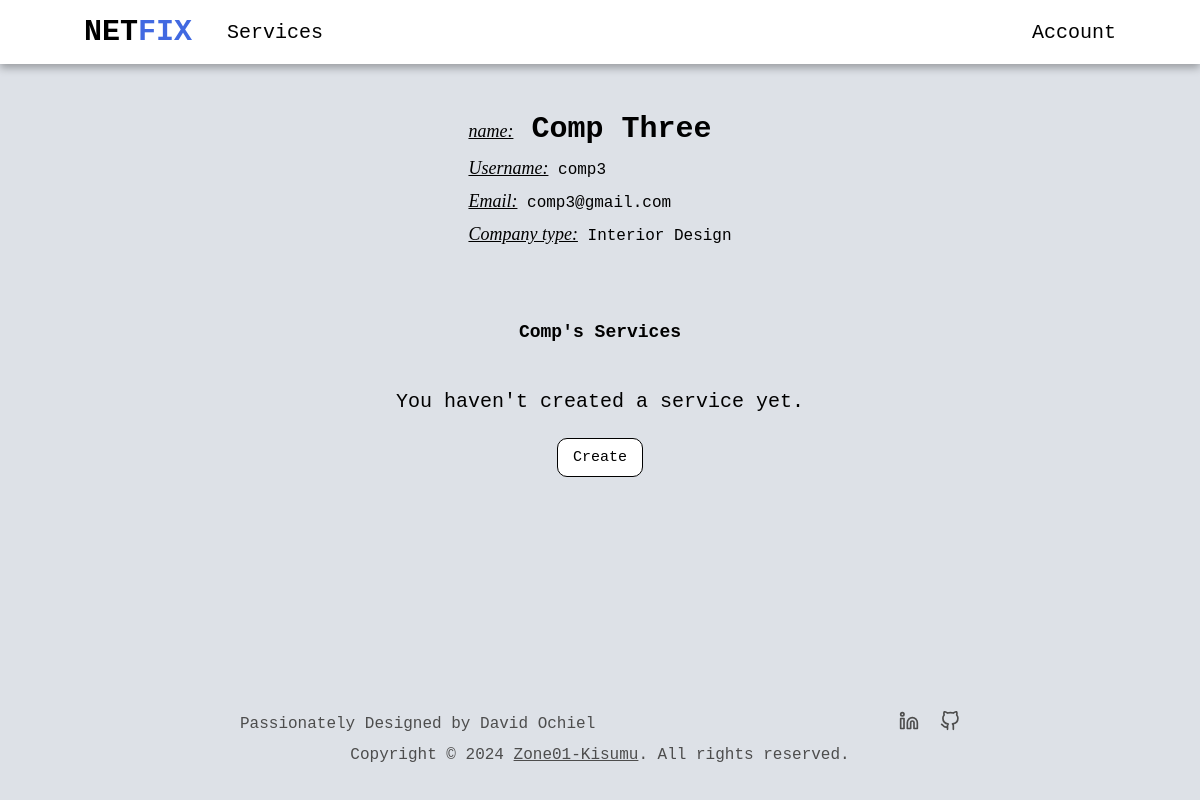
/company/comp3/, run on an earlier commit of the app's database.
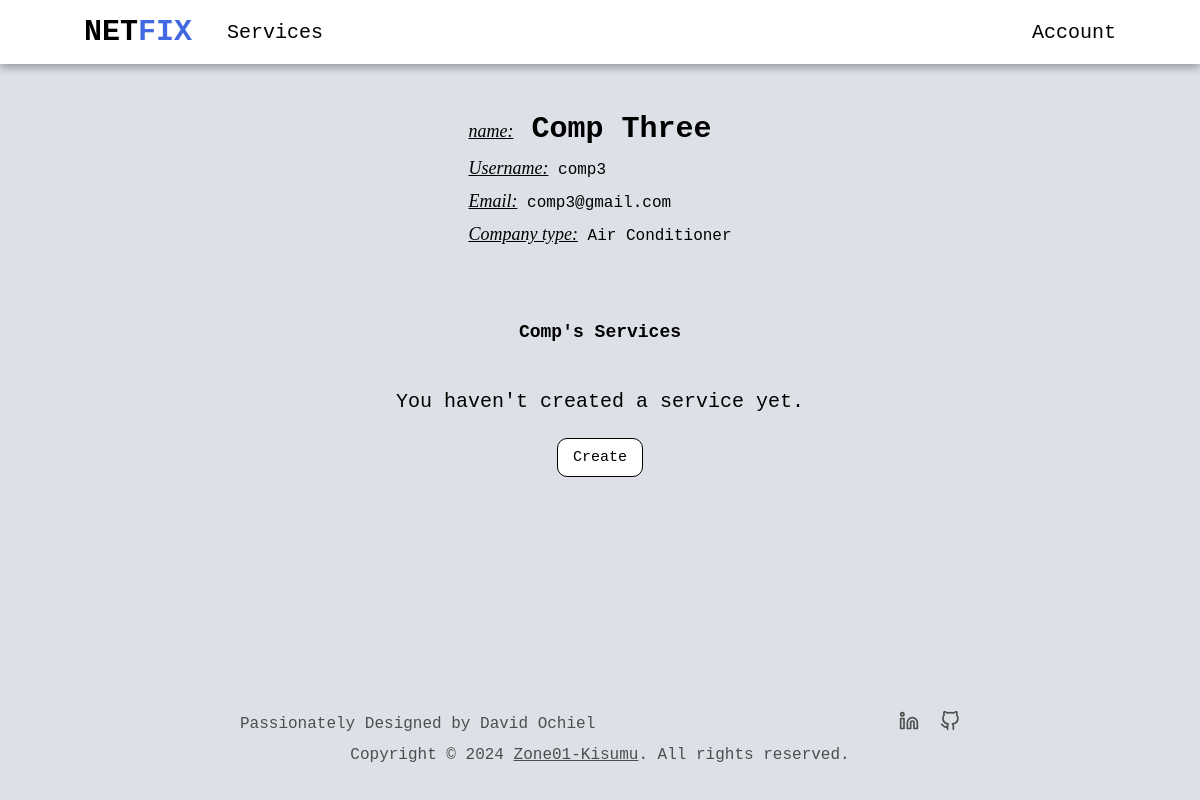
And on a later commit of the database.
### users/models.py (models this page shows, shortened)
class User(AbstractUser):
    is_company = models.BooleanField(default=False)
    is_customer = models.BooleanField(default=False)
    email = models.EmailField(max_length=100, unique=True)
    username = models.CharField(max_length=100, unique=True)
    id = models.UUIDField(default=uuid.uuid4, unique=True, primary_key=True, editable=False) # override the default id field
    USERNAME_FIELD = 'email'
    REQUIRED_FIELDS = ['username']

class Company(models.Model):
    user = models.OneToOneField(User, on_delete=models.CASCADE, primary_key=True)
    choices = (
        ('Air Conditioner', 'Air Conditioner'),
        ('All in One', 'All in One'),
        ('Carpentry', 'Carpentry'),
        ('Electricity', 'Electricity'),
        ('Gardening', 'Gardening'),
        ('Home Machines', 'Home Machines'),
        ('Housekeeping', 'Housekeeping'),
        ('Interior Design', 'Interior Design'),
        ('Locks', 'Locks'),
        ('Painting', 'Painting'),
        ('Plumbing', 'Plumbing'),
        ('Water Heaters', 'Water Heaters'),
    )
    field = models.CharField(max_length=30, blank=False, null=False, default="", choices=choices)
    class Meta:
        verbose_name = 'Company'
        verbose_name_plural = 'Companies'

### users/views.py (the view)
# urls.py: path('company/<str:username>/', v.company_profile, name='company_profile'),
def company_profile(request, username):
    user = User.objects.get(username=username)
    services = user.company.service_set.all().order_by('-date')
    context = {
        "profile": user,
        'services': services,
    }
    return render(request, "users/profile.html", context)

### users/templates/users/profile.html
{% extends 'main/base.html' %}
{% block content %}
<section class="non-hero-container">
    {% if request.user.is_authenticated and user.username == profile.username and user.is_customer %}
    <div class="profile-details-header customer-details-header">
        <div class="header-content">
            <h1 class="full-name">
                <span class="profile-usher">name:</span> <span>{{profile.first_name}}
                </span><span>{{profile.last_name}}</span>
            </h1>
            <p class="username"><span class="profile-usher">Username:</span> {{profile.username}}</p>
            <p class="email"><span class="profile-usher">Email:</span> {{profile.email}}</p>
            <p class="age"><span class="profile-usher">Your age is:</span> {{age}} years old</p>
            <p class="age"><span class="profile-usher">Born on:</span> {{profile.customer.d_o_b}}</p>
        </div>
    </div>
    <div class="services-header  services-header-profile">
        <h1>Previously Requested Services</h1>
    </div>
    {% if requested_services %}
    <div class="services-grid">
        {% for requested_service in requested_services %}
        <a href="{% url 'index' requested_service.service.id %}" class="service-card">
            <div class="card-content">
                <p class="service-category">{{ requested_service.service.field }}</p>
                <h2 class="service-name">{{ requested_service.service }}</h2>
                <p class="service-price"><span>Total incured cost:</span> Kshs {{ requested_service.total_cost }}</p>
                <p class="service-date">requested on <span>{{requested_service.date}}</span></p>
                <p class="service-company">provided by {{requested_service.service.company}}</p>
            </div>
        </a>
        {% endfor %}
    </div>
    {% else %}
    <div class="no-services">
        <p>Seems like your service request adventure hasn't begun yet.</p>
        <a class="btn-link" href="{% url 'service_list' %}">Explore services</a>
    </div>
    {% endif %}
    {% else %}
    <div class="profile-details-header">
        <div class="header-content">
            <h1 class="full-name">
                <span class="profile-usher">name:</span> <span>{{profile.first_name}}
                </span><span>{{profile.last_name}}</span>
            </h1>
            <p class="username"><span class="profile-usher">Username:</span> {{profile.username}}</p>
            <p class="email"><span class="profile-usher">Email:</span> {{profile.email}}</p>
            <p class="field"><span class="profile-usher">Company type:</span> {{profile.company.field}}</p>
        </div>
    </div>
    <div class="services-header services-header-profile">
        <h1>{{profile.first_name}}'s Services</h1>
    </div>
    {% if services %}
    <div class="services-grid">
        {% for service in services %}
        <a href="{% url 'index' service.id %}" class="service-card">
            <div class="card-content">
                <div class="service-category">{{ service.field }}</div>
                <h2 class="service-name">{{ service.name }}</h2>
                <div class="service-price">Kshs {{ service.price_hr }}</div>
                <div class="service-company">by {{service.company}}</div>
            </div>
        </a>
        {% endfor %}
    </div>
    {% else %}
    {% if request.user.is_customer %}
    <div class="no-services">
        <p>No services from {{profile.username}} just yet.</p>
        <a class="btn-link" href="{% url 'service_list' %}">Explore other services</a>
    </div>
    {% else %}
    <div class="no-services">
        <p>You haven't created a service yet.</p>
        <a class="btn-link" href="{% url 'service_create' %}">Create</a>
    </div>
    {% endif %}
    {% endif %}
    {% endif %}
</section>
{% endblock content %}

What changed in the data, as far as the page shows it:
changed User "Comp": company.field "Interior Design" → "Air Conditioner"
